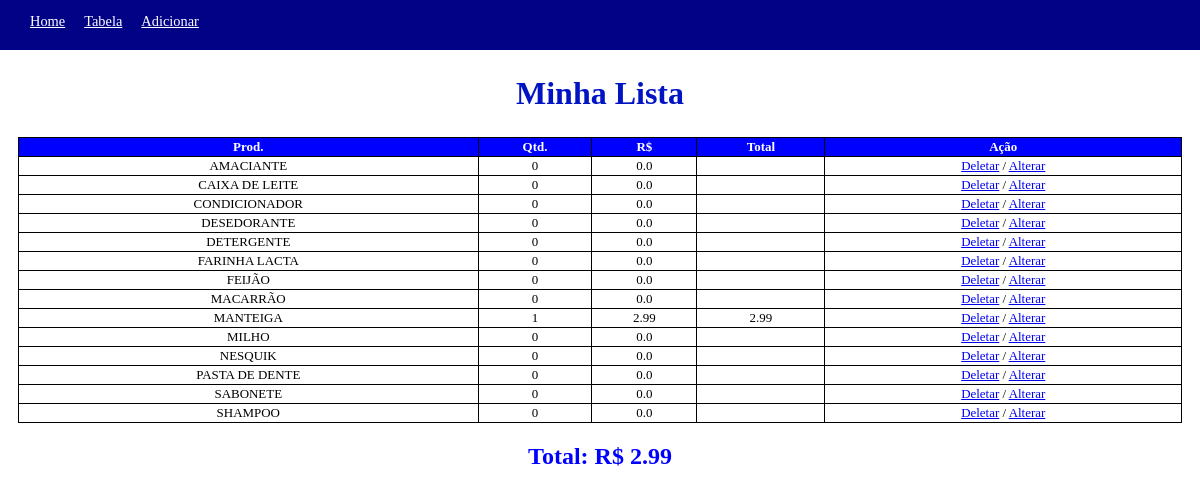
The page /lista/ on the database as committed earlier.
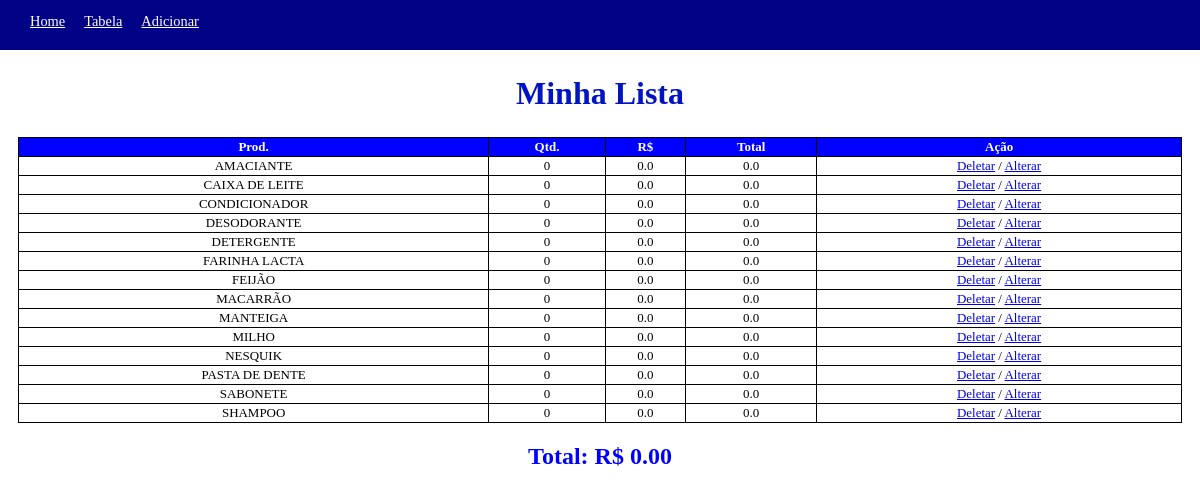
The same page on the database as committed later.
### tables this page shows
CREATE TABLE lista_compras(
            id integer not null primary key autoincrement,
            produto text not null,
            quantidade integer,
            preco float,
            total float);

### app.py (the view)
@app.route('/lista/')
def lista():
    consuta_db = Consultadb()
    compras = consuta_db.consultaListaCompras()
    total = consuta_db.consultaSomaCompras()
    if not total:
        total = 0
    return render_template('lista.html', compras=compras, total="%.2f" % total )

### sql.py (called while the page is built)
    def consultaListaCompras(self):
        self.conn = sqlite3.connect('banco.db')
        self.cur = self.conn.cursor()
        self.cur.execute(""" select * from  lista_compras order by produto ASC""")
        lista = self.cur.fetchall()
        self.conn.close()
        return lista

    def consultaSomaCompras(self):
        self.conn = sqlite3.connect('banco.db')
        self.cur = self.conn.cursor()
        self.cur.execute(""" select SUM(total) from  lista_compras """)
        lista = self.cur.fetchall()[0][0]
        self.conn.close()
        return lista

### templates/lista.html
{% extends 'base.html' %}
{% block tela %}
    <h1 id="title">Minha Lista</h1>
{% endblock %}
{% block tabela %}
<table>
    <tr>
        <th>Prod.</th>
        <th>Qtd.</th>
        <th>R$</th>
        <th>Total</th>
        <th>Ação</th>
    </tr>
    {% for dado in compras%}
        <tr>
            <td>{{dado[1]}}</td>
            <td>{{dado[2]}}</td>
            <td>{{dado[3]}}</td>
            <td>{{dado[4]}}</td>
            <td><a href="{{url_for('delete', id=dado[0])}}">Deletar</a> / <a href="{{ url_for('update', id=dado[0]) }}">Alterar</a></td>
        </tr>
            {% endfor %}
</table>
<h2 id="total">Total: R$ {{ total }} </h2>
{% endblock %}

### templates/base.html (shortened to what this page needs)
<!DOCTYPE html>
<html lang="pt-br">
<head>
    <link rel="stylesheet" href="../static/css/style.css">
</head>
<body>
    <header>
        <ul>
            <li><a href="{{url_for('index')}}">Home</a></li>
            <li><a href="{{url_for('lista')}}">Tabela</a></li>
            <li><a href="{{url_for('adicionar')}}">Adicionar</a></li>
        </ul>
    </header>
    {% block tela %}
    {% endblock %}
    {% block tabela %}
    {% endblock %}
</body>
</html>

### static/css/style.css (style rules this page uses)
body { margin: 0; }
header { margin: -16px 0px 0px 0px; position: relative; background-color: rgb(2, 2, 134); width: 100%; height: 50px; padding: 0px; }
ul { margin-left: -10px; }
ul li { position: relative; color: white; display: inline-block; margin: 12px 15px 0px 0px; }
ul li a { font-size: 90%; color: white; }
h1#title { text-align: center; color: rgb(0, 20, 196); font-size: 200%; padding: 0px; margin: 25px; }
table { margin: auto; width: 97%; border-collapse: collapse; }
th { background-color: blue; color: white; }
table, th, td { border: 1px solid black; text-align: center; padding: 1px; font-size: 90%; }
h2#total { text-align: center; color: blue; }

Rows that differ between the two databases and show on the page:
changed lista_compras "AMACIANTE": total (not shown) → "0.0"
changed lista_compras "CAIXA DE LEITE": total (not shown) → "0.0"
changed lista_compras "CONDICIONADOR": total (not shown) → "0.0"
changed lista_compras: produto "DESEDORANTE" → "DESODORANTE"; total (not shown) → "0.0"
changed lista_compras "DETERGENTE": total (not shown) → "0.0"
changed lista_compras "FARINHA LACTA": total (not shown) → "0.0"
changed lista_compras "FEIJÃO": total (not shown) → "0.0"
changed lista_compras "MACARRÃO": total (not shown) → "0.0"
changed lista_compras "MANTEIGA": quantidade "1" → "0"; preco "2.99" → "0.0"; total "2.99" → "0.0"
changed lista_compras "MILHO": total (not shown) → "0.0"
changed lista_compras "NESQUIK": total (not shown) → "0.0"
changed lista_compras "PASTA DE DENTE": total (not shown) → "0.0"
changed lista_compras "SABONETE": total (not shown) → "0.0"
changed lista_compras "SHAMPOO": total (not shown) → "0.0"
Other text that changed with them:
{{ total }}: "2.99" → "0.00"
